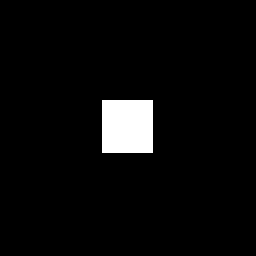
%> input picture 07大四上/0703数字图像处理/实验/实验3/block.bmp, 256 x 256 px
$ octave lab3_2.m   (GNU Octave 9; MATLAB toolbox functions it lacks are replaced by stand-ins)
%> lines starting %> are read from the running program, lines starting %| are printed output that depends on the picture; in (x1, y1, x2, y2) boxes, pixels count from 0 and x2, y2 are one past the last pixel; in counts of white or black regions, pixels touching at a corner belong together; the program's own positions count from 1
Image=rgb2gray(imread("block.bmp"));
%> Image: size 256x256 uint8; 4.1% white; 1 white region, box (x1, y1, x2, y2) and area: (102, 100, 153, 153) 2703
[h,w,c]=size(Image);
%> h = 256; w = 256; c = 1
scale=imresize(Image,0.5,"bilinear");
rotate=imrotate(Image,30,"bilinear","crop");
tform=affine2d([1 0 0;0 1 0;20 20 1]);
R=imref2d([h,w],[1 w],[1 h]);
trans=imwarp(Image,tform,"FillValues",0,"OutputView",R);
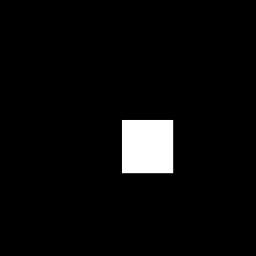
%> trans: size 256x256 uint8; min 0, max 255, mean 10.6
Originaldft=abs(fftshift(fft2(Image)));
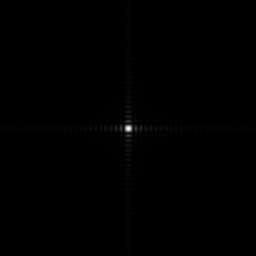
%> Originaldft: size 256x256 double; min 1.8, max 689265, mean 1699.3; drawn with min black and max white
Scaledft=abs(fftshift(fft2(scale)));
Rotatedft=abs(fftshift(fft2(rotate)));
Transdft=abs(fftshift(fft2(trans)));

subplot(221),imshow(Image),title("原图像");
subplot(222),imshow(scale),title("缩小变换图像");
subplot(223),imshow(rotate),title("旋转变换图像");
subplot(224),imshow(trans),title("平移变换");
